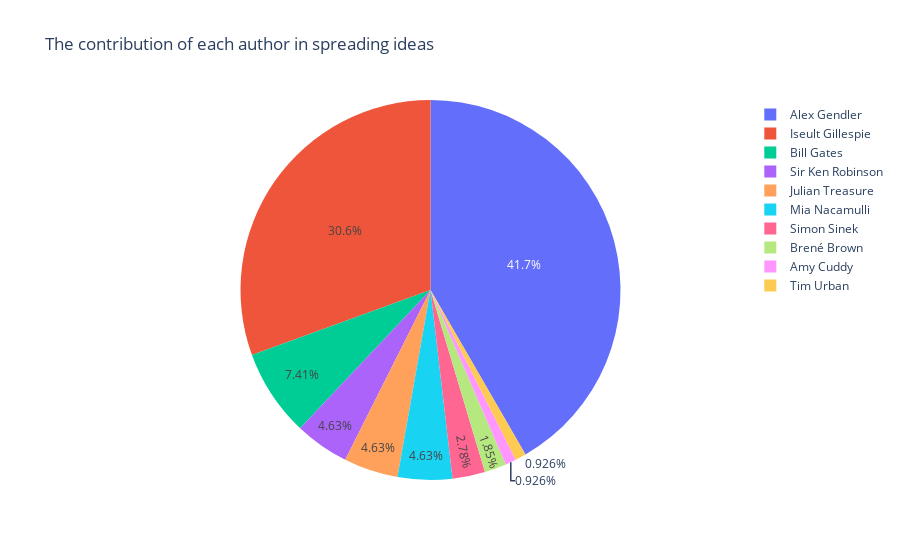

Source (notebook cell):
### Code cell
fig = px.pie(total.head(10), values='count', names='author', title='The contribution of each author in spreading ideas')
fig.show()

### Figure 1 — Plotly figure (JSON) as saved in the notebook; plotly's stock layout.template omitted (floating-point values rounded to 4 significant figures)
{"data": [{"domain": {"x": [0, 1], "y": [0, 1]}, "hovertemplate": "author=%{label}<br>count=%{value}<extra></extra>", "labels": ["Alex Gendler", "Sir Ken Robinson", "Bill Gates", "Simon Sinek", "Brené Brown", "Amy Cuddy", "Julian Treasure", "Tim Urban", "Iseult Gillespie", "Mia Nacamulli"], "legendgroup": "", "name": "", "showlegend": true, "type": "pie", "values": [45, 5, 8, 3, 2, 1, 5, 1, 33, 5]}], "layout": {"legend": {"tracegroupgap": 0}, "title": {"text": "The contribution of each author in spreading ideas"}}}
